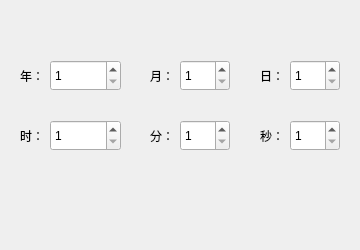
<?xml version="1.0" encoding="UTF-8"?>
<ui version="4.0">
 <class>SetDateTimeForm</class>
 <widget class="QWidget" name="SetDateTimeForm">
  <property name="geometry">
   <rect>
    <x>0</x>
    <y>0</y>
    <width>360</width>
    <height>250</height>
   </rect>
  </property>
  <property name="windowTitle">
   <string>Form</string>
  </property>
  <widget class="QLabel" name="label">
   <property name="geometry">
    <rect>
     <x>4</x>
     <y>60</y>
     <width>40</width>
     <height>31</height>
    </rect>
   </property>
   <property name="text">
    <string>年：</string>
   </property>
   <property name="alignment">
    <set>Qt::AlignRight|Qt::AlignTrailing|Qt::AlignVCenter</set>
   </property>
  </widget>
  <widget class="QSpinBox" name="spinBoxYear">
   <property name="geometry">
    <rect>
     <x>50</x>
     <y>60</y>
     <width>71</width>
     <height>31</height>
    </rect>
   </property>
   <property name="minimum">
    <number>1</number>
   </property>
   <property name="maximum">
    <number>65536</number>
   </property>
  </widget>
  <widget class="QLabel" name="label_3">
   <property name="geometry">
    <rect>
     <x>134</x>
     <y>60</y>
     <width>40</width>
     <height>31</height>
    </rect>
   </property>
   <property name="text">
    <string>月：</string>
   </property>
   <property name="alignment">
    <set>Qt::AlignRight|Qt::AlignTrailing|Qt::AlignVCenter</set>
   </property>
  </widget>
  <widget class="QSpinBox" name="spinBoxMonth">
   <property name="geometry">
    <rect>
     <x>180</x>
     <y>60</y>
     <width>50</width>
     <height>31</height>
    </rect>
   </property>
   <property name="minimum">
    <number>1</number>
   </property>
   <property name="maximum">
    <number>65536</number>
   </property>
  </widget>
  <widget class="QLabel" name="label_5">
   <property name="geometry">
    <rect>
     <x>244</x>
     <y>60</y>
     <width>40</width>
     <height>31</height>
    </rect>
   </property>
   <property name="text">
    <string>日：</string>
   </property>
   <property name="alignment">
    <set>Qt::AlignRight|Qt::AlignTrailing|Qt::AlignVCenter</set>
   </property>
  </widget>
  <widget class="QSpinBox" name="spinBoxDay">
   <property name="geometry">
    <rect>
     <x>290</x>
     <y>60</y>
     <width>50</width>
     <height>31</height>
    </rect>
   </property>
   <property name="minimum">
    <number>1</number>
   </property>
   <property name="maximum">
    <number>65536</number>
   </property>
  </widget>
  <widget class="QSpinBox" name="spinBoxSecond">
   <property name="geometry">
    <rect>
     <x>290</x>
     <y>120</y>
     <width>50</width>
     <height>31</height>
    </rect>
   </property>
   <property name="minimum">
    <number>1</number>
   </property>
   <property name="maximum">
    <number>65536</number>
   </property>
  </widget>
  <widget class="QSpinBox" name="spinBoxMinute">
   <property name="geometry">
    <rect>
     <x>180</x>
     <y>120</y>
     <width>50</width>
     <height>31</height>
    </rect>
   </property>
   <property name="minimum">
    <number>1</number>
   </property>
   <property name="maximum">
    <number>65536</number>
   </property>
  </widget>
  <widget class="QSpinBox" name="spinBoxHour">
   <property name="geometry">
    <rect>
     <x>50</x>
     <y>120</y>
     <width>71</width>
     <height>31</height>
    </rect>
   </property>
   <property name="minimum">
    <number>1</number>
   </property>
   <property name="maximum">
    <number>65536</number>
   </property>
  </widget>
  <widget class="QLabel" name="label_8">
   <property name="geometry">
    <rect>
     <x>4</x>
     <y>120</y>
     <width>40</width>
     <height>31</height>
    </rect>
   </property>
   <property name="text">
    <string>时：</string>
   </property>
   <property name="alignment">
    <set>Qt::AlignRight|Qt::AlignTrailing|Qt::AlignVCenter</set>
   </property>
  </widget>
  <widget class="QLabel" name="label_10">
   <property name="geometry">
    <rect>
     <x>134</x>
     <y>120</y>
     <width>40</width>
     <height>31</height>
    </rect>
   </property>
   <property name="text">
    <string>分：</string>
   </property>
   <property name="alignment">
    <set>Qt::AlignRight|Qt::AlignTrailing|Qt::AlignVCenter</set>
   </property>
  </widget>
  <widget class="QLabel" name="label_12">
   <property name="geometry">
    <rect>
     <x>244</x>
     <y>120</y>
     <width>40</width>
     <height>31</height>
    </rect>
   </property>
   <property name="text">
    <string>秒：</string>
   </property>
   <property name="alignment">
    <set>Qt::AlignRight|Qt::AlignTrailing|Qt::AlignVCenter</set>
   </property>
  </widget>
 </widget>
 <resources/>
 <connections/>
</ui>
